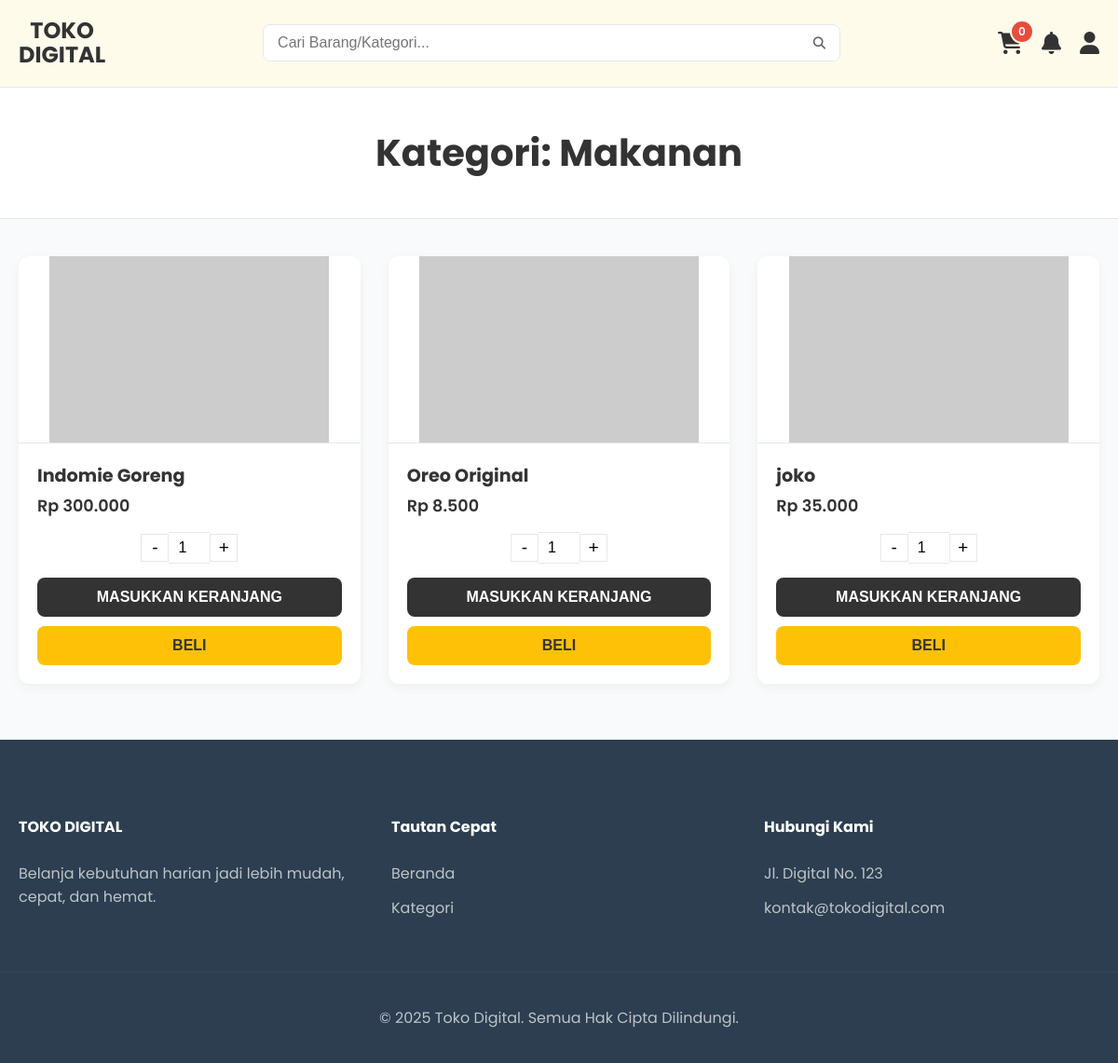
The app's page /category.php?name=Makanan with its own data.
### tables this page shows
CREATE TABLE `products` (
  `id` varchar(20) NOT NULL,
  `name` varchar(255) NOT NULL,
  `price` int(11) NOT NULL,
  `image` varchar(255) DEFAULT NULL,
  `category` varchar(100) DEFAULT NULL,
  `description` text DEFAULT NULL,
  `thumbnails` text DEFAULT NULL
);

### category.php (the view, shortened to what this page needs)
<?php
require_once 'koneksi.php';
include 'header.php';
?>
<?php
$category_name = '';
if (isset($_GET['name'])) {
    $category_name = mysqli_real_escape_string($koneksi, $_GET['name']);
}
$filtered_products = [];
if (!empty($category_name)) {
    $query = "SELECT * FROM products WHERE category = '$category_name'";
    $result = mysqli_query($koneksi, $query);
    if ($result) {
        while($row = mysqli_fetch_assoc($result)) {
            $filtered_products[] = $row;
        }
    } else {
        echo "Error: " . mysqli_error($koneksi);
    }
}
?>
<main>
    <div class="category-page-header">
        <h1>Kategori: <span><?php echo htmlspecialchars($category_name); ?></span></h1>
    </div>
    <div class="container" style="padding: 0 20px 60px 20px;">
        <div class="product-grid">
            <?php if (!empty($filtered_products)): ?>
                <?php foreach ($filtered_products as $product): ?>
                <div class="product-card"
                     data-id="<?php echo htmlspecialchars($product['id']); ?>"
                     data-name="<?php echo htmlspecialchars($product['name']); ?>"
                     data-price="<?php echo $product['price']; ?>"
                     data-image="<?php echo htmlspecialchars($product['image']); ?>">
                    <a href="product-detail.php?product=<?php echo urlencode($product['name']); ?>" class="product-link">
                        <div class="product-image" style="background-image: url('<?php echo $product['image']; ?>');"></div>
                    </a>
                    <div class="product-info">
                        <h3><?php echo $product['name']; ?></h3>
                        <p class="price">Rp <?php echo number_format((float)$product['price'], 0, ',', '.'); ?></p>
                        <div class="quantity-selector">
                            <button class="qty-btn minus" aria-label="Kurangi jumlah">-</button>
                            <input type="number" class="qty-input" value="1" min="1" aria-label="Jumlah">
                            <button class="qty-btn plus" aria-label="Tambah jumlah">+</button>
                        </div>
                        <div class="product-card-buttons">
                           <button class="btn btn-secondary add-to-cart-btn">MASUKKAN KERANJANG</button>
                           <button class="btn btn-primary buy-now-btn">BELI</button>
                        </div>
                    </div>
                </div>
                <?php endforeach; ?>
            <?php endif; ?>
        </div>
    </div>
</main>
<?php include 'footer.php'; ?>

### style.css (style rules this page uses)
:root { --primary-yellow: #FFC107; --light-yellow: #FFFBEB; --dark-text: #333333; --light-text: #666666; --bg-gray: #f9fafb; --card-gray: #f1f5f9; --border-color: #e5e7eb; --green-check: #2ecc71; --danger-red: #e74c3c; --primary-blue: #3498db; }
body { margin: 0; font-family: 'Poppins', sans-serif; background-color: var(--bg-gray); color: var(--dark-text); display: flex; flex-direction: column; min-height: 100vh; }
main { flex-grow: 1; }
.container { max-width: 1200px; margin: 0 auto; padding: 0 20px; }
a { text-decoration: none; color: inherit; }
.btn { width: 100%; padding: 12px; border: none; border-radius: 8px; font-size: 1rem; font-weight: 600; cursor: pointer; transition: all 0.2s ease; display: inline-flex; justify-content: center; align-items: center; box-sizing: border-box; }
.btn-primary { background-color: var(--primary-yellow); color: var(--dark-text); }
.btn-secondary { background-color: #333; color: white; }
.category-grid, .product-grid { display: grid; grid-template-columns: repeat(auto-fit, minmax(250px, 1fr)); gap: 30px; }
.product-card { background-color: white; border-radius: 12px; overflow: hidden; text-align: center; box-shadow: 0 4px 12px rgba(0,0,0,0.05); transition: transform 0.3s ease; display: flex; flex-direction: column; }
.product-image { height: 200px; background-color: #fff; background-size: contain; background-repeat: no-repeat; background-position: center; border-bottom: 1px solid var(--border-color); }
.product-info { padding: 20px; background-color: #fff; flex-grow: 1; display: flex; flex-direction: column; }
.product-info h3 { margin: 0 0 5px 0; font-size: 1.2rem; text-align: left; }
.price { font-size: 1.1rem; font-weight: 600; margin: 0 0 15px 0; text-align: left; }
.quantity-selector { display: flex; justify-content: center; align-items: center; margin-bottom: 15px; }
.qty-btn { border: 1px solid var(--border-color); background-color: white; width: 30px; height: 30px; font-size: 1.2rem; cursor: pointer; }
.qty-input { width: 40px; height: 30px; text-align: center; border: 1px solid var(--border-color); border-left: none; border-right: none; font-size: 1rem; }
.product-card-buttons { display: grid; grid-template-columns: 1fr; gap: 10px; margin-top: auto; }
.category-page-header { padding: 40px 20px; background-color: #fff; text-align: center; border-bottom: 1px solid var(--border-color); margin-bottom: 40px; }
.category-page-header h1 { font-size: 2.5rem; color: var(--dark-text); margin: 0; }

### category.php (style rules this page uses)
.category-page-header { padding: 40px 20px; background-color: #fff; text-align: center; border-bottom: 1px solid var(--border-color); margin-bottom: 40px; }
.category-page-header h1 { font-size: 2.5rem; color: var(--dark-text); margin: 0; }
.product-grid { display: grid; grid-template-columns: repeat(auto-fit, minmax(250px, 1fr)); gap: 30px; }

### records on screen
products: name "Indomie Goreng", price "300.000"
products: name "Oreo Original", price "8.500"
products: name "joko", price "35.000"

### other values on screen
$category_name "Makanan"
